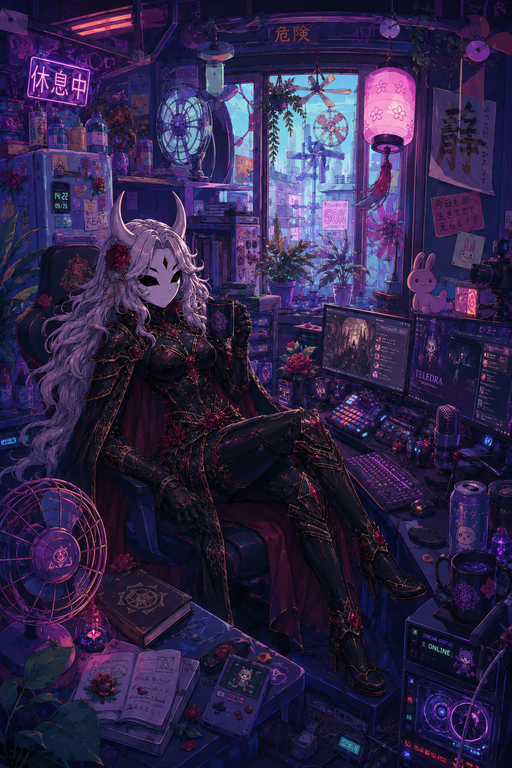
#> input picture assets/teledra.png, 512 x 768 px
$ python -i fractus_render.py   (imports and definitions only)
#> lines starting #> are read from the running program, lines starting #| are printed output that depends on the picture
### Fractus/fractus_model.py
"""Pure data model for the Fractus v2 geometry engine.

The model deliberately contains no tkinter objects and performs no file I/O.  It
is shared by the desktop UI, headless renderer, protocol adapter, and tests.
"""

from __future__ import annotations

from dataclasses import dataclass, field, replace
import hashlib
import json
import math
from typing import Any, Mapping


SCHEMA_VERSION = 2
MIN_CANVAS = 64
MAX_CANVAS = 2048
MAX_PIXELS = 4_194_304
MAX_LAYERS = 8
MAX_ANIMATIONS = 16
MAX_SOURCE_CHARS = 64_000


class SceneError(ValueError):
    """Raised when a scene or live-code document violates the v2 contract."""


@dataclass(frozen=True)
class Layer:
    family: str
    params: Mapping[str, Any] = field(default_factory=dict)
    alpha: float = 1.0
    blend: str = "normal"
    visible: bool = True


@dataclass(frozen=True)
class Animation:
    target: str
    start: float
    end: float
    seconds: float = 8.0
    easing: str = "sine"
    loop: bool = True
    pingpong: bool = False


@dataclass(frozen=True)
class Scene:
    width: int = 600
    height: int = 600
    seed: int = 1
    palette: str = "purple_haze"
    background: str | None = None
    layers: tuple[Layer, ...] = field(default_factory=tuple)
    animations: tuple[Animation, ...] = field(default_factory=tuple)
    name: str = "Untitled Geometry"
    version: int = SCHEMA_VERSION

    # [40 lines left out: functions to_dict, canonical_json, not called in this run]

    def recipe_hash(self) -> str:
        return hashlib.sha256(self.canonical_json().encode("utf-8")).hexdigest()


# [21 lines left out: functions parse_color, ensure_finite_number, not called in this run]


def validate_model_bounds(scene: Scene) -> None:
    if scene.version != SCHEMA_VERSION:
        raise SceneError(
            f"unsupported scene version {scene.version}; expected {SCHEMA_VERSION}"
        )
    if not isinstance(scene.width, int) or not isinstance(scene.height, int):
        raise SceneError("canvas width and height must be integers")
    if not (MIN_CANVAS <= scene.width <= MAX_CANVAS):
        raise SceneError(f"canvas width must be between {MIN_CANVAS} and {MAX_CANVAS}")
    if not (MIN_CANVAS <= scene.height <= MAX_CANVAS):
        raise SceneError(f"canvas height must be between {MIN_CANVAS} and {MAX_CANVAS}")
    if scene.width * scene.height > MAX_PIXELS:
        raise SceneError(f"canvas exceeds the {MAX_PIXELS:,}-pixel safety budget")
    if not isinstance(scene.seed, int) or isinstance(scene.seed, bool):
        raise SceneError("seed must be an integer")
    if not (-(2**63) <= scene.seed < 2**63):
        raise SceneError("seed must fit in a signed 64-bit integer")
    if not scene.layers:
        raise SceneError("a scene must contain at least one layer")
    if len(scene.layers) > MAX_LAYERS:
        raise SceneError(f"a scene may contain at most {MAX_LAYERS} layers")
    if len(scene.animations) > MAX_ANIMATIONS:
        raise SceneError(f"a scene may contain at most {MAX_ANIMATIONS} animations")
    if scene.background is not None:
        parse_color(scene.background, "background")
    if len(scene.name) > 120:
        raise SceneError("scene name must be at most 120 characters")
    for index, layer in enumerate(scene.layers):
        alpha = ensure_finite_number(layer.alpha, f"layer {index} alpha")
        if not 0.0 <= alpha <= 1.0:
            raise SceneError(f"layer {index} alpha must be between 0 and 1")
        if layer.blend not in {"normal", "screen", "multiply", "add"}:
            raise SceneError(
                f"layer {index} blend must be normal, screen, multiply, or add"
            )
    for animation in scene.animations:
        if not animation.target:
            raise SceneError("animation target cannot be empty")
        ensure_finite_number(animation.start, "animation start")
        ensure_finite_number(animation.end, "animation end")
        seconds = ensure_finite_number(animation.seconds, "animation seconds")
        if not 0.1 <= seconds <= 3_600.0:
            raise SceneError("animation seconds must be between 0.1 and 3600")
        if animation.easing not in {"linear", "sine", "smoothstep"}:
            raise SceneError("animation easing must be linear, sine, or smoothstep")


# [178 lines left out: functions _animation_progress, scene_for_frame, scene_from_dict, not called in this run]

### Fractus/fractus_registry.py
"""Validated capabilities registry for Fractus v2.

This file is the engine's single source of truth.  The DSL, GUI, renderer, and
headless validator all consume the same family and palette definitions.
"""

from __future__ import annotations

from dataclasses import dataclass, replace
import re
from typing import Any, Mapping

from fractus_model import Layer, Scene, SceneError, ensure_finite_number, validate_model_bounds


@dataclass(frozen=True)
class ParamSpec:
    kind: str
    default: Any
    minimum: float | None = None
    maximum: float | None = None
    choices: tuple[str, ...] = ()

    # [32 lines left out: function coerce, not called in this run]


@dataclass(frozen=True)
class FamilySpec:
    family: str
    label: str
    category: str
    renderer: str
    params: Mapping[str, ParamSpec]
    stochastic: bool = False


I = lambda default, low, high: ParamSpec("int", default, low, high)
F = lambda default, low, high: ParamSpec("float", default, low, high)
B = lambda default: ParamSpec("bool", default)
E = lambda default, *choices: ParamSpec("enum", default, choices=tuple(choices))

VIEW = {
    "center_x": F(-0.75, -5.0, 5.0),
    "center_y": F(0.0, -5.0, 5.0),
    "scale": F(3.0, 1e-7, 10.0),
}
CURVE = {
    "density": I(48, 4, 160),
    "samples": I(2400, 200, 20_000),
    "phase": F(0.0, -50.0, 50.0),
    "line_width": I(1, 1, 8),
}


def _spec(
    family: str,
    label: str,
    category: str,
    renderer: str,
    params: Mapping[str, ParamSpec],
    stochastic: bool = False,
) -> FamilySpec:
    return FamilySpec(family, label, category, renderer, dict(params), stochastic)


FAMILY_SPECS: dict[str, FamilySpec] = {
    # Escape-time and convergence fractals.
    "mandelbrot": _spec("mandelbrot", "Mandelbrot", "Complex Fractals", "escape", {**VIEW, "iterations": I(180, 20, 800), "power": I(2, 2, 8), "bailout": F(4.0, 2.0, 100.0)}),
    "julia": _spec("julia", "Julia", "Complex Fractals", "escape", {**VIEW, "center_x": F(0.0, -5.0, 5.0), "iterations": I(180, 20, 800), "power": I(2, 2, 8), "bailout": F(4.0, 2.0, 100.0), "c_real": F(-0.7, -2.5, 2.5), "c_imag": F(0.27015, -2.5, 2.5)}),
    "multibrot": _spec("multibrot", "Multibrot", "Complex Fractals", "escape", {**VIEW, "iterations": I(180, 20, 800), "power": I(3, 2, 8), "bailout": F(8.0, 2.0, 100.0)}),
    "burning_ship": _spec("burning_ship", "Burning Ship", "Complex Fractals", "escape", {**VIEW, "center_x": F(-0.5, -5.0, 5.0), "center_y": F(-0.5, -5.0, 5.0), "iterations": I(200, 20, 800), "bailout": F(4.0, 2.0, 100.0)}),
    "tricorn": _spec("tricorn", "Tricorn", "Complex Fractals", "escape", {**VIEW, "iterations": I(180, 20, 800), "bailout": F(4.0, 2.0, 100.0)}),
    "newton": _spec("newton", "Newton Basins", "Complex Fractals", "newton", {"center_x": F(0.0, -5.0, 5.0), "center_y": F(0.0, -5.0, 5.0), "scale": F(3.6, 1e-7, 10.0), "iterations": I(80, 10, 400), "degree": I(3, 3, 8), "tolerance": F(1e-5, 1e-10, 0.1)}),
    # Radial and mandala geometry.
    "mandala": _spec("mandala", "Harmonic Mandala", "Mandalas", "polar", {"symmetry": I(12, 3, 48), "rings": I(8, 1, 24), "twist": F(0.35, -4.0, 4.0), "lace": F(0.55, 0.0, 2.0), "contrast": F(1.2, 0.2, 4.0)}),
    "lotus_mandala": _spec("lotus_mandala", "Lotus Mandala", "Mandalas", "polar", {"symmetry": I(16, 4, 48), "rings": I(7, 2, 24), "twist": F(0.18, -3.0, 3.0), "lace": F(0.8, 0.0, 2.0), "contrast": F(1.4, 0.2, 4.0)}),
    "star_mandala": _spec("star_mandala", "Nested Star Mandala", "Mandalas", "star_mandala", {"points": I(12, 5, 40), "rings": I(10, 2, 30), "step": I(5, 2, 19), "rotation": F(0.0, -20.0, 20.0), "line_width": I(2, 1, 8)}),
    "flower_of_life": _spec("flower_of_life", "Flower of Life", "Mandalas", "flower", {"rings": I(5, 1, 12), "circle_scale": F(1.0, 0.3, 2.0), "rotation": F(0.0, -20.0, 20.0), "line_width": I(2, 1, 8)}),
    "radial_weave": _spec("radial_weave", "Radial Weave", "Mandalas", "polar", {"symmetry": I(18, 3, 64), "rings": I(11, 2, 32), "twist": F(1.1, -5.0, 5.0), "lace": F(1.35, 0.0, 3.0), "contrast": F(1.6, 0.2, 5.0)}),
    "kaleidoscope": _spec("kaleidoscope", "Kaleidoscope", "Mandalas", "polar", {"symmetry": I(14, 3, 64), "rings": I(9, 2, 32), "twist": F(-0.55, -5.0, 5.0), "lace": F(1.1, 0.0, 3.0), "contrast": F(2.0, 0.2, 5.0)}),
    "phyllotaxis": _spec("phyllotaxis", "Phyllotaxis Bloom", "Mandalas", "phyllotaxis", {"points": I(1800, 100, 30_000), "angle": F(137.507764, 1.0, 359.0), "dot_size": F(1.8, 0.2, 12.0), "spiral": F(0.48, 0.1, 1.2)}, True),
    # Harmonic curves and optical line work.
    "woven_web": _spec("woven_web", "Woven Web", "Curves & Optical", "curves", {**CURVE, "a": F(5.0, 1.0, 32.0), "b": F(7.0, 1.0, 32.0), "warp": F(0.18, 0.0, 1.0)}),
    "guilloche": _spec("guilloche", "Guilloche", "Curves & Optical", "curves", {**CURVE, "ratio": F(6.2, 0.2, 32.0), "offset": F(0.42, 0.0, 1.2), "warp": F(0.12, 0.0, 1.0)}),
    "lissajous": _spec("lissajous", "Lissajous Lace", "Curves & Optical", "curves", {**CURVE, "a": F(5.0, 1.0, 40.0), "b": F(8.0, 1.0, 40.0), "warp": F(0.08, 0.0, 1.0)}),
    "moire": _spec("moire", "Moire Field", "Curves & Optical", "moire", {"density": I(62, 8, 180), "frequency": F(12.0, 1.0, 80.0), "warp": F(0.08, 0.0, 0.5), "rotation": F(0.16, -3.2, 3.2), "line_width": I(1, 1, 6)}),
    "orbital_lace": _spec("orbital_lace", "Orbital Lace", "Curves & Optical", "orbital", {"density": I(54, 8, 140), "holes": I(7, 1, 18), "swirl": F(0.021, -0.2, 0.2), "repel": F(0.028, -0.2, 0.2), "line_width": I(1, 1, 6)}, True),
    "spirograph": _spec("spirograph", "Spirograph", "Curves & Optical", "curves", {**CURVE, "ratio": F(5.4, 1.1, 30.0), "offset": F(0.62, 0.0, 1.5), "warp": F(0.0, 0.0, 1.0)}),
    "harmonograph": _spec("harmonograph", "Harmonograph", "Curves & Optical", "harmonograph", {"samples": I(12_000, 500, 60_000), "frequency_x": F(3.01, 0.1, 20.0), "frequency_y": F(2.0, 0.1, 20.0), "phase": F(1.2, -20.0, 20.0), "damping": F(0.018, 0.0001, 0.2), "line_width": I(1, 1, 6)}),
    "rose_curve": _spec("rose_curve", "Rose Curve", "Curves & Optical", "curves", {**CURVE, "a": F(7.0, 1.0, 40.0), "b": F(1.0, 0.2, 10.0), "warp": F(0.25, 0.0, 1.0)}),
    "string_art": _spec("string_art", "String Art", "Curves & Optical", "string_art", {"pins": I(120, 12, 600), "step": I(37, 2, 299), "cycles": I(4, 1, 20), "radius": F(0.92, 0.1, 1.0), "line_width": I(1, 1, 5)}),
    # Recursive geometry and iterated systems.
    "sierpinski": _spec("sierpinski", "Sierpinski Triangle", "Recursive Geometry", "sierpinski", {"depth": I(7, 1, 10), "filled": B(False), "line_width": I(1, 1, 6)}),
    "koch_snowflake": _spec("koch_snowflake", "Koch Snowflake", "Recursive Geometry", "koch", {"depth": I(5, 0, 7), "inward": B(False), "line_width": I(2, 1, 8)}),
    "fractal_tree": _spec("fractal_tree", "Fractal Tree", "Recursive Geometry", "tree", {"depth": I(11, 2, 14), "angle": F(25.0, 1.0, 89.0), "shrink": F(0.72, 0.45, 0.86), "jitter": F(4.0, 0.0, 20.0), "line_width": I(2, 1, 10)}, True),
    "dragon_curve": _spec("dragon_curve", "Dragon Curve", "Recursive Geometry", "dragon", {"depth": I(14, 4, 18), "rotation": F(0.0, -20.0, 20.0), "line_width": I(2, 1, 8)}),
    "barnsley_fern": _spec("barnsley_fern", "Barnsley Fern", "Recursive Geometry", "fern", {"points": I(90_000, 2_000, 400_000), "spread": F(0.9, 0.3, 1.4), "dot_size": I(1, 1, 4)}, True),
    "l_system": _spec("l_system", "L-System Garden", "Recursive Geometry", "l_system", {"preset": E("plant", "plant", "koch", "hilbert", "gosper"), "depth": I(5, 1, 7), "angle": F(25.0, 5.0, 120.0), "line_width": I(1, 1, 8)}),
    # Tessellation and op-art.
    "truchet": _spec("truchet", "Truchet Tiles", "Tessellation & Op Art", "truchet", {"tiles": I(18, 3, 80), "line_width": I(3, 1, 16), "double": B(True), "rotation_bias": F(0.5, 0.0, 1.0)}, True),
    "hex_weave": _spec("hex_weave", "Hex Weave", "Tessellation & Op Art", "hex", {"columns": I(16, 3, 60), "rings": I(2, 1, 6), "twist": F(0.2, -3.2, 3.2), "line_width": I(2, 1, 10)}),
    "op_art": _spec("op_art", "Optical Wave Grid", "Tessellation & Op Art", "op_art", {"density": I(48, 8, 160), "frequency": F(7.0, 0.5, 40.0), "warp": F(0.22, 0.0, 1.0), "rotation": F(0.0, -3.2, 3.2), "line_width": I(1, 1, 8)}),
    # Dynamic and field systems.
    "cellular_automata": _spec("cellular_automata", "Cellular Automata", "Dynamic Fields", "cellular", {"rule": I(90, 0, 255), "rows": I(512, 32, 2048), "random_start": B(False), "mirror": B(True)}, True),
    "reaction_diffusion": _spec("reaction_diffusion", "Reaction Diffusion", "Dynamic Fields", "reaction", {"iterations": I(160, 20, 600), "feed": F(0.055, 0.0, 0.1), "kill": F(0.062, 0.0, 0.1), "diff_a": F(1.0, 0.1, 2.0), "diff_b": F(0.5, 0.1, 2.0), "spots": I(9, 1, 80)}, True),
    "flow_field": _spec("flow_field", "Flow Field", "Dynamic Fields", "flow", {"streams": I(900, 20, 8_000), "steps": I(90, 5, 400), "frequency": F(2.8, 0.1, 20.0), "curl": F(1.1, -6.0, 6.0), "step_size": F(0.012, 0.001, 0.08), "line_width": I(1, 1, 5)}, True),
    "strange_attractor": _spec("strange_attractor", "Strange Attractor", "Dynamic Fields", "attractor", {"points": I(160_000, 5_000, 600_000), "a": F(-1.4, -3.0, 3.0), "b": F(1.6, -3.0, 3.0), "c": F(1.0, -3.0, 3.0), "d": F(0.7, -3.0, 3.0), "dot_size": I(1, 1, 4)}),

    # Upgrade: animated particles with pseudo-3D (perspective, depth, rotation). Good for "green particle that almost looked 3D".
    "particles": _spec("particles", "Particles (3D-ish)", "Procedural", "particles", {
        **VIEW,
        "count": I(120, 20, 800),
        "speed": F(1.2, 0.2, 4.0),
        "size": F(1.5, 0.5, 6.0),
        "depth": F(2.0, 0.5, 6.0),
        "rotation": F(0.5, -4.0, 4.0),
        "phase": F(0.0, 0.0, 10.0),  # for animation: moves particles over time
        "hue_shift": F(0.0, -1.0, 1.0),
    }, True),
}


PALETTES: dict[str, tuple[str, ...]] = {
    "purple_haze": ("#08020e", "#1a0933", "#0064ff", "#b500ff", "#ff007f", "#fff0ff"),
    "electric_cyan": ("#020712", "#003250", "#009688", "#00e5ff", "#c8ffff"),
    "neon_sunset": ("#10030b", "#5e093f", "#ff4000", "#ffbf00", "#ffff80"),
    "emerald": ("#031007", "#053214", "#009650", "#00e676", "#dcffdc"),
    "twilight": ("#090719", "#29326f", "#7a4ea3", "#f08a9d", "#ffd9a0"),
    "rainbow": ("#12021d", "#5848ff", "#00d8ff", "#39ff88", "#ffe34e", "#ff633f", "#ff4fd8"),
    "pastel": ("#161323", "#a7c7e7", "#cdb4db", "#ffc8dd", "#ffafcc", "#fdf0d5"),
    "amethyst": ("#09040f", "#321450", "#663399", "#ad73d2", "#f0d9ff"),
    "monochrome": ("#030303", "#242424", "#747474", "#d0d0d0", "#ffffff"),
    "solar_gold": ("#100700", "#642200", "#c75b00", "#ffb000", "#fff0a8"),
    "ice_fire": ("#08102f", "#1769aa", "#d8ffff", "#ffdfb0", "#e52f2f", "#39020a"),
}

PALETTE_ALIASES = {
    "cyan": "electric_cyan",
    "blue_ocean": "electric_cyan",
    "sunset": "neon_sunset",
    "solar_flare": "solar_gold",
    "chrome": "monochrome",
}

FAMILY_ALIASES = {
    "burning-ship": "burning_ship",
    "sierpinski_triangle": "sierpinski",
    "cellular_automaton": "cellular_automata",
    "cellular": "cellular_automata",
    "reaction-diffusion": "reaction_diffusion",
    "koch": "koch_snowflake",
    "fractal_flower": "lotus_mandala",
    "lorenz": "strange_attractor",
    "lsystem": "l_system",
    "lindenmayer": "l_system",
}

_HEX = re.compile(r"^#[0-9a-fA-F]{6}$")
MAX_ESTIMATED_WORK = 400_000_000
MAX_ESTIMATED_MEMORY = 512 * 1024 * 1024


# [51 lines left out: functions normalize_family, normalize_palette, palette_stops, default_layer, validate_layer, not called in this run]


def validate_scene(scene: Scene) -> Scene:
    validate_model_bounds(scene)
    palette = normalize_palette(scene.palette)
    layers = tuple(validate_layer(layer, index) for index, layer in enumerate(scene.layers))
    normalized = replace(scene, palette=palette, layers=layers)
    # Animation values are validated against their target parameter ranges.
    for animation in normalized.animations:
        parts = animation.target.split(".", 1)
        if len(parts) != 2 or not parts[0].isdigit():
            raise SceneError(
                f"animation target '{animation.target}' must be <layer-index>.<parameter>"
            )
        layer_index = int(parts[0])
        if not 0 <= layer_index < len(layers):
            raise SceneError(f"animation target layer {layer_index} does not exist")
        parameter = parts[1]
        family_spec = FAMILY_SPECS[layers[layer_index].family]
        if parameter not in family_spec.params:
            raise SceneError(
                f"animation target '{animation.target}' is not a parameter of {layers[layer_index].family}"
            )
        spec = family_spec.params[parameter]
        if spec.kind != "float":
            raise SceneError(
                f"animation target '{animation.target}' must be a continuous float parameter"
            )
        spec.coerce(animation.start, f"animation {animation.target} start")
        spec.coerce(animation.end, f"animation {animation.target} end")
    work = sum(_estimated_layer_work(normalized, layer) for layer in layers if layer.visible)
    if work > MAX_ESTIMATED_WORK:
        raise SceneError(
            f"scene exceeds the {MAX_ESTIMATED_WORK:,}-unit render-work budget "
            f"(estimated {work:,}); reduce canvas, iterations, density, samples, or layers"
        )
    peak_memory = max(
        (_estimated_layer_memory(normalized, layer) for layer in layers if layer.visible),
        default=0,
    )
    if peak_memory > MAX_ESTIMATED_MEMORY:
        raise SceneError(
            f"scene exceeds the {MAX_ESTIMATED_MEMORY // (1024 * 1024)} MB render-memory budget "
            f"(estimated {peak_memory / (1024 * 1024):.1f} MB); reduce canvas or Newton degree"
        )
    return normalized


# [182 lines left out: functions _estimated_layer_work, _estimated_layer_memory, legacy_scene, capability_manifest, families_by_category, not called in this run]

### Fractus/fractus_render.py
"""Pure deterministic renderers for the Fractus v2 family registry."""

from __future__ import annotations

from dataclasses import dataclass
import hashlib
import json
import math
import os
from pathlib import Path
import random
import time
from typing import Any, Callable
import uuid

import numpy as np
from PIL import Image, ImageChops, ImageDraw, ImageFilter

from fractus_model import Layer, Scene, SceneError, scene_for_frame, Animation
from fractus_registry import FAMILY_SPECS, palette_stops, validate_scene


ProgressCallback = Callable[[float, str], None]
CancelCallback = Callable[[], bool]


class RenderCancelled(RuntimeError):
    pass


@dataclass
class RenderResult:
    image: Image.Image
    recipe_hash: str
    render_hash: str
    metrics: dict[str, Any]
    duration_ms: int
    frame_index: int

    # [13 lines left out: function manifest, not called in this run]


def _check_cancel(cancel: CancelCallback | None) -> None:
    if cancel is not None and cancel():
        raise RenderCancelled("render cancelled")


def _notify(progress: ProgressCallback | None, value: float, stage: str) -> None:
    if progress is not None:
        progress(max(0.0, min(1.0, value)), stage)


def _rgb(value: str) -> tuple[int, int, int]:
    value = value.lstrip("#")
    return tuple(int(value[index : index + 2], 16) for index in (0, 2, 4))


# [6 lines left out: function _palette_lut, not called in this run]


def _line_colors(name: str) -> list[tuple[int, int, int]]:
    stops = list(palette_stops(name))
    return [_rgb(color) for color in stops[1:]] or [_rgb(stops[0])]


def _mixed_seed(scene_seed: int, index: int, family: str) -> int:
    digest = hashlib.sha256(f"{scene_seed}:{index}:{family}".encode("ascii")).digest()
    return int.from_bytes(digest[:8], "big")


def _transparent(width: int, height: int) -> Image.Image:
    return Image.new("RGBA", (width, height), (0, 0, 0, 0))


# [1113 lines left out: functions _points_to_pixels, _scalar_image, _render_escape, _render_newton, _polar_grid, _render_polar and 28 more, not called in this run]


# === Animation support (Fractus upgrade) ===
# The DSL already parses "animate" commands. This adds actual GIF output
# so agents (Fractus, court) can produce animated images.
# Uses PIL (already a dep). For 3D-ish green particle feel, see new "particles" family stub.

def render_animated_gif(
    scene: Scene,
    num_frames: int = 24,
    fps: int = 12,
    cancel: CancelCallback | None = None,
    progress: ProgressCallback | None = None,
    output_path: str | os.PathLike[str] | None = None,
) -> Path:
    """Render a deterministic animation cycle and atomically publish a GIF."""
    scene = validate_scene(scene)
    if not scene.animations:
        raise SceneError("animated GIF output requires at least one animate line")
    num_frames = max(2, min(int(num_frames), 180))
    fps = max(1, min(int(fps), 30))
    cycle_seconds = min(max(item.seconds for item in scene.animations), 20.0)
    frames: list[Image.Image] = []
    for i in range(num_frames):
        if cancel and cancel():
            raise RenderCancelled("animation cancelled")
        frame_index = round(i * cycle_seconds * fps / (num_frames - 1))
        res = render_scene(scene, frame_index=frame_index, fps=fps, cancel=cancel)
        frames.append(res.image.convert("P", palette=Image.ADAPTIVE))
        if progress:
            progress((i + 1) / num_frames, f"frame {i+1}/{num_frames}")

    safe_name = "".join(char if char.isalnum() or char in "-_" else "_" for char in (scene.name or "animated"))
    out_path = (
        Path(output_path).expanduser()
        if output_path is not None
        else Path(__file__).resolve().parent / "output" / f"{safe_name}_{scene.recipe_hash()[:8]}_anim.gif"
    )
    out_path.parent.mkdir(parents=True, exist_ok=True)
    temporary = out_path.with_name(f".{out_path.stem}.{os.getpid()}.tmp.gif")
    frames[0].save(
        temporary,
        format="GIF",
        save_all=True,
        append_images=frames[1:],
        duration=int(1000 / fps),
        loop=0,
        optimize=True,
    )
    os.replace(temporary, out_path)
    return out_path


# [56 lines left out: function _render_particles, not called in this run]

>>> import cv2
>>> picture = cv2.imread('../assets/teledra.png', cv2.IMREAD_GRAYSCALE)
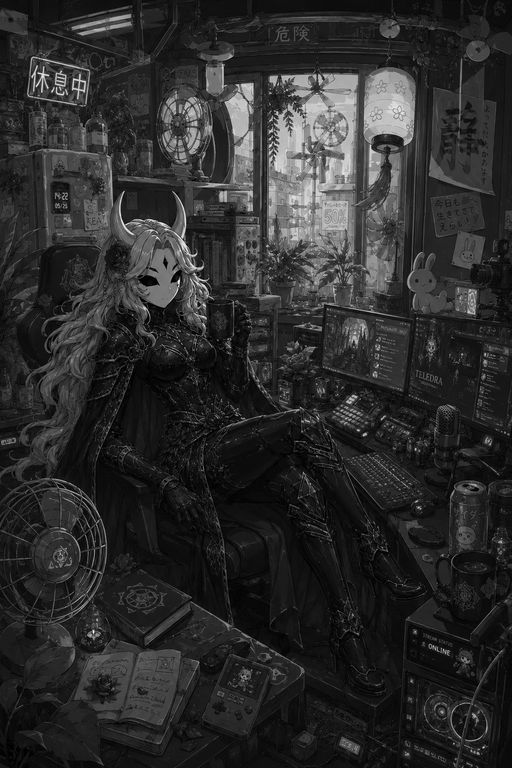
#> picture: shape (768, 512); min 0, max 255, mean 43.9
>>> result = render_animated_gif(picture)
#> (the run stopped early here; a loop or call above may not have finished)
